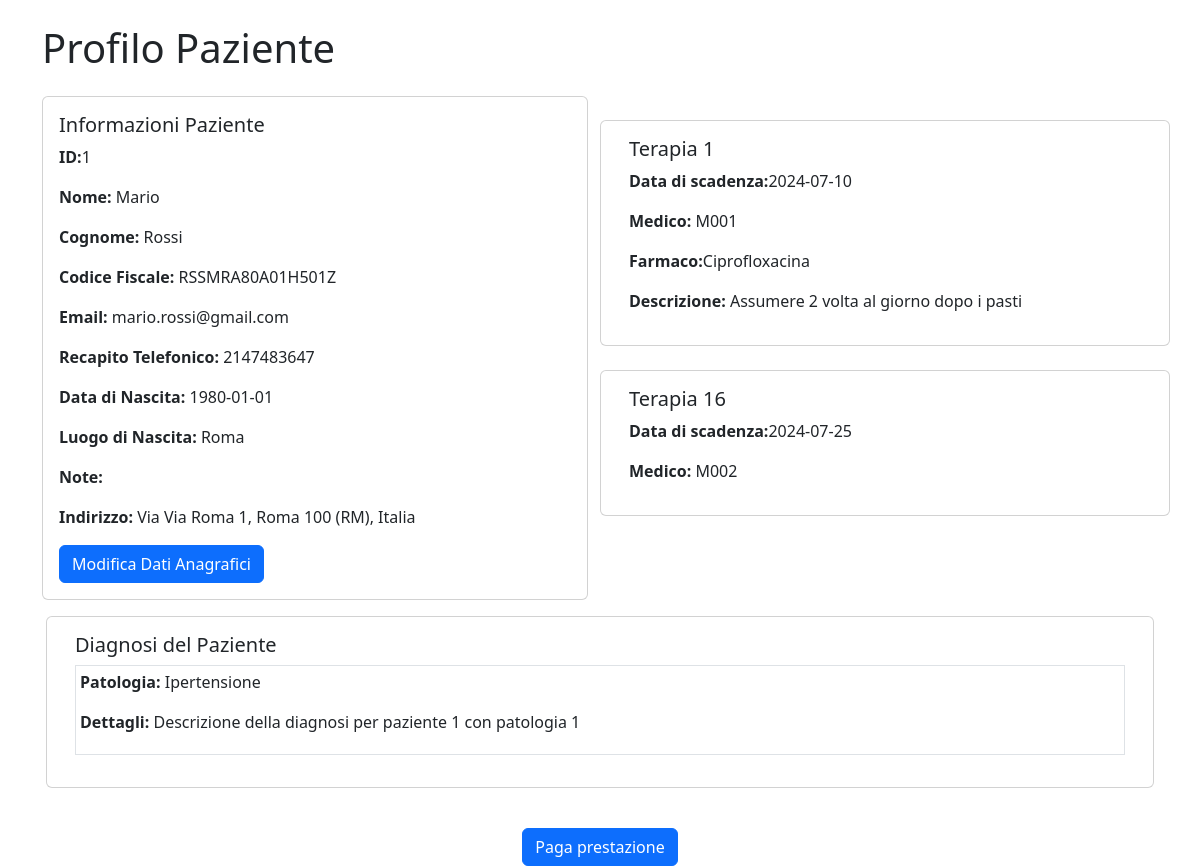
The app's page /view/receptionist/profilo_paziente.php?idPaziente=1 with its own data.
### tables this page shows
CREATE TABLE `paziente` (
  `idPaziente` int(6) NOT NULL,
  `nome` varchar(20) NOT NULL,
  `cognome` varchar(20) NOT NULL,
  `CF` varchar(16) DEFAULT NULL,
  `email` varchar(300) NOT NULL,
  `dataNascita` date NOT NULL,
  `luogoNascita` varchar(20) NOT NULL,
  `recapitoTelefonico` bigint(1) NOT NULL,
  `note` varchar(255) DEFAULT NULL
);

CREATE TABLE `indirizzo` (
  `id` int(6) NOT NULL,
  `città` varchar(20) NOT NULL,
  `via` varchar(30) NOT NULL,
  `numeroCivico` int(5) NOT NULL,
  `CAP` int(5) NOT NULL,
  `provincia` varchar(2) NOT NULL,
  `nazione` varchar(20) NOT NULL
);

CREATE TABLE `terapia` (
  `idTerapia` int(11) NOT NULL,
  `idPaziente` int(6) NOT NULL,
  `dataScadenza` date NOT NULL,
  `idMedico` varchar(6) NOT NULL
);

CREATE TABLE `prescrizione` (
  `idTerapia` int(11) NOT NULL,
  `nomeFarmaco` varchar(255) NOT NULL,
  `dose` varchar(30) NOT NULL,
  `descrizione` text DEFAULT NULL
);

CREATE TABLE `diagnosi` (
  `idPaziente` int(6) NOT NULL,
  `idPatologia` int(6) NOT NULL,
  `descrizione` varchar(255) DEFAULT NULL
);

CREATE TABLE `patologia` (
  `idPatologia` int(6) NOT NULL,
  `nomePatologia` varchar(255) NOT NULL
);

### view/receptionist/profilo_paziente.php (the view, shortened to what this page needs)
<?php
include_once("../../includes/database.php");
$id = isset($_GET['idPaziente']) ? mysqli_real_escape_string($con, $_GET['idPaziente']) : '';
$get_paziente = "select * from paziente where idPaziente = ?";
$stmt = mysqli_prepare($con, $get_paziente);
mysqli_stmt_bind_param($stmt, "i", $id);
mysqli_stmt_execute($stmt);
$result = mysqli_stmt_get_result($stmt);
$row = mysqli_fetch_array($result);
$nome = $row['nome'];
$cognome = $row['cognome'];
$dataNascita = $row['dataNascita'];
$luogoNascita = $row['luogoNascita'];
$cf = $row['CF'];
$recapitoTelefonico = $row['recapitoTelefonico'];
$email = $row['email'];
$note = $row['note'];
$get_indirizzo_paziente = "select * from indirizzo where id = ?";
$stmt = mysqli_prepare($con, $get_indirizzo_paziente);
mysqli_stmt_bind_param($stmt, "i", $id);
mysqli_stmt_execute($stmt);
$run_indirizzo_paziente = mysqli_stmt_get_result($stmt);
$row_indirizzo_paziente = mysqli_fetch_array($run_indirizzo_paziente);
$via = $row_indirizzo_paziente['via'];
$citta = $row_indirizzo_paziente['città'];
$numeroCivico = $row_indirizzo_paziente['numeroCivico'];
$nazione = $row_indirizzo_paziente['nazione'];
$provincia = $row_indirizzo_paziente['provincia'];
$cap = $row_indirizzo_paziente['CAP'];
$get_id_terapia = "select * from terapia where idPaziente = ?";
$stmt = mysqli_prepare($con, $get_id_terapia);
mysqli_stmt_bind_param($stmt, "i", $id);
mysqli_stmt_execute($stmt);
$result = mysqli_stmt_get_result($stmt);
if (mysqli_num_rows($result) > 0) {
    while($row = mysqli_fetch_assoc($result)) {
        $terapia[] = $row;
    }
}
$get_diagnosi = "SELECT d.idPaziente, d.descrizione, p.nomePatologia
                FROM diagnosi d
                JOIN patologia p ON d.idPatologia = p.idPatologia
                WHERE d.idPaziente = ?";
$stmt = mysqli_prepare($con, $get_diagnosi);
mysqli_stmt_bind_param($stmt, "i", $id);
mysqli_stmt_execute($stmt);
$diagn = mysqli_stmt_get_result($stmt);
$diagnosi = [];
if (mysqli_num_rows($diagn) > 0) {
    while($row = mysqli_fetch_assoc($diagn)) {
        $diagnosi[] = $row;
    }
}
?>
<!DOCTYPE html>
<html lang="it">
<head>
     <link href="https://cdn.jsdelivr.net/npm/bootstrap@5.3.0-alpha1/dist/css/bootstrap.min.css" rel="stylesheet">
</head>
<body>
<div class="container">
        <h1 class="mt-4">Profilo Paziente</h1>
        <div class="row mt-4">
            <div class="col-md-6">
                <div class="card">
                    <div class="card-body">
                        <h5 class="card-title">Informazioni Paziente</h5>
                        <p><strong>ID:</strong><?php echo $id ?></p>
                        <p><strong>Nome:</strong> <?php echo $nome ?></p>
                        <p><strong>Cognome:</strong> <?php echo $cognome ?></p>
                        <p><strong>Codice Fiscale:</strong> <?php echo $cf ?></p>
                        <p><strong>Email:</strong> <?php echo $email ?></p>
                        <p><strong>Recapito Telefonico:</strong> <?php echo $recapitoTelefonico ?></p>
                        <p><strong>Data di Nascita:</strong> <?php echo $dataNascita ?></p>
                        <p><strong>Luogo di Nascita:</strong> <?php echo $luogoNascita ?></p>
                        <p><strong>Note:</strong> <?php echo $note ?></p>
                        <p><strong>Indirizzo:</strong> Via <?php echo $via . " " . $numeroCivico . ", " . $citta . " " . $cap . " (" . $provincia . "), " . $nazione ?> </p>
                        <button type="button" class="btn btn-primary" data-bs-toggle="modal" data-bs-target="#modificaClienteModal">
                            Modifica Dati Anagrafici
                        </button>
                    </div>
                </div>
            </div>
            <div class="col-md-6">
                <?php if (!empty($terapia)): ?>
                    <?php foreach ($terapia as $t): ?>
                        <?php
                            $id_terapia = $t['idTerapia'];
                            $get_farmaci = "SELECT * FROM prescrizione WHERE idTerapia = '$id_terapia'";
                            $run_farmaci = mysqli_query($con, $get_farmaci);
                            $farmaci = array();
                            if (mysqli_num_rows($run_farmaci) > 0) {
                                while($row = mysqli_fetch_assoc($run_farmaci)) {
                                    $farmaci[] = $row;
                                }
                            }
                        ?>
                        <div class="row mt-4">
                            <div class="card">
                                <div class="card-body">
                                    <h5 class="card-title">Terapia <?php echo $id_terapia?></h5>
                                    <p><strong>Data di scadenza:</strong><?php echo $t['dataScadenza'] ?></p>
                                    <p><strong>Medico:</strong> <?php echo $t['idMedico'] ?></p>
                                    <?php if (!empty($farmaci)): ?>
                                        <?php foreach ($farmaci as $f): ?>
                                            <p><strong>Farmaco:</strong><?php echo $f['nomeFarmaco'] ?></p>
                                            <strong>Descrizione:</strong> <?php echo $f['descrizione'] ?></p>
                                        <?php endforeach ?>
                                    <?php endif ?>
                                </div>
                            </div>
                        </div>
                    <?php endforeach ?>
                <?php else: ?>
                    <p>Nessuna terapia trovata per questo paziente.</p>
                <?php endif ?>
            </div>
        </div>
        <?php if (!empty($diagnosi)): ?>
                <div class="row p-3">
                    <div class="card">
                        <div class="card-body">
                            <h5 class="card-title">Diagnosi del Paziente</h5>
                            <?php foreach ($diagnosi as $d): ?>
                                <div class="mb-3 p-1 border">
                                    <p><strong>Patologia:</strong> <?php echo $d['nomePatologia'] ?></p>
                                    <p><strong>Dettagli:</strong> <?php echo $d['descrizione'] ?></p>
                                </div>
                            <?php endforeach ?>
                        </div>
                    </div>
                </div>
            <?php else: ?>
                <p>Nessuna diagnosi trovata per questo paziente.</p>
            <?php endif ?>
    </div>
    <div class="d-flex justify-content-center mt-4">
                <button type="button" class="btn btn-primary" data-bs-toggle="modal" data-bs-target="#pagamentoModal">Paga prestazione</button>
            </div>
</body>
</html>

### records on screen
paziente: nome "Mario", cognome "Rossi", CF "RSSMRA80A01H501Z", email "mario.rossi@gmail.com", recapitoTelefonico "2147483647", dataNascita "1980-01-01", luogoNascita "Roma"
indirizzo: via "Via Roma", numeroCivico "1", città "Roma", CAP "100", provincia "RM", nazione "Italia"
terapia: idTerapia "1", dataScadenza "2024-07-10", idMedico "M001"
prescrizione: nomeFarmaco "Ciprofloxacina", descrizione "Assumere 2 volta al giorno dopo i pasti"
terapia: idTerapia "16", dataScadenza "2024-07-25", idMedico "M002"
diagnosi: idPatologia.nomePatologia "Ipertensione", descrizione "Descrizione della diagnosi per paziente 1 con patologia 1"

### other values on screen
$id "1"
